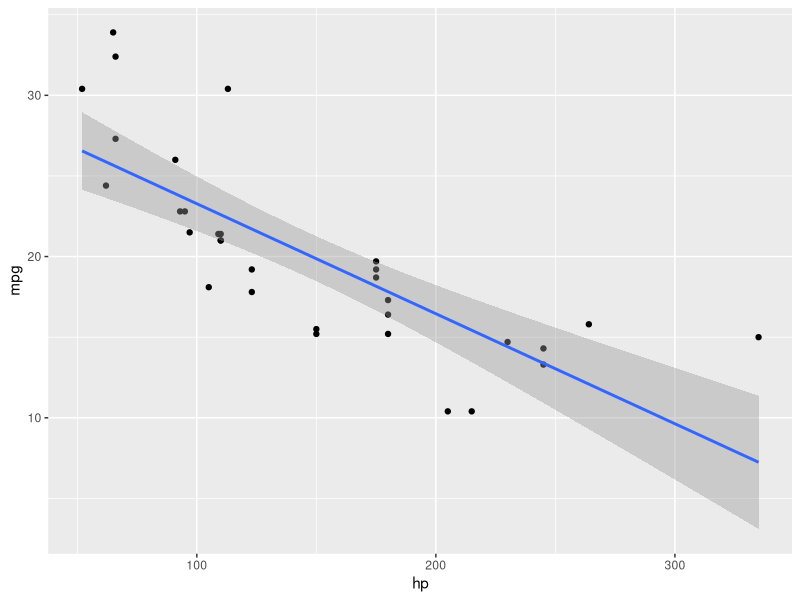

The R script that drew this image:
## ---- chunk 1
library(tidyverse)
library(rstatix)
data("diamonds")
## ---- chunk 2
lm1 <- lm(mpg ~ hp, data = mtcars)
summary(lm1)
## ---- chunk 3
mtcars %>% 
  ggplot() +
  aes(x = hp, y = mpg) +
  geom_point() +
  geom_smooth(method = "lm")
## ---- chunk 4
mtcars <-
  mtcars %>% 
  mutate(hp_z = hp - mean(hp))

#library(rstanarm)
lm2 <- lm(mpg ~ hp_z, data = mtcars)

summary(lm2)

## ---- chunk 5
lm2 <- lm(mpg ~ hp_z, data = mtcars)

summary(lm2)
## ---- chunk 6
diamonds %>% 
  select(price, carat, depth) %>% 
  cor_mat()
